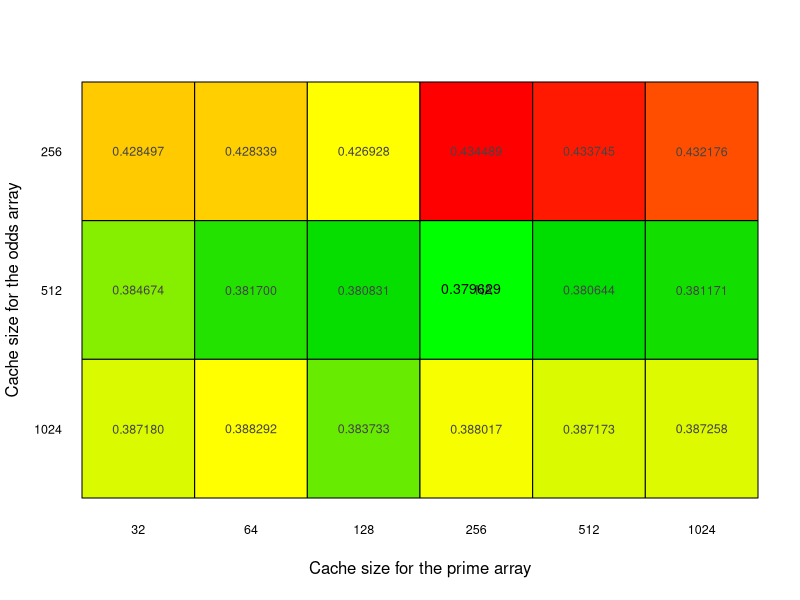

This chart was generated by the following R code:
library(data.table)
library(ggplot2)
library(reshape)
library(xtable)
library(plotrix)

data <- read.csv("cache.csv", header = F)
data <- data[,c(1,2,6)]
names(data) = c("CO","CP","Time")
data <- data.table(data)
data <- unique(data[, Time:=mean(Time), by=list(CO, CP)])

# legend_title = "Optimization"
# breaks = c("S0", "S1","S2","S3")
# labels = c("Baseline", "Remove evens", "Remove Bcast", "Reorder loops")
# 
# g = ggplot(data=data, aes(x=factor(Cores), y=Time, group=S, colour=S, shape=S)) +
#   geom_line(aes(linetype=S)) +
#   geom_point(size=2.5) +
#   labs(x="Number of processors", y="Time (sec)") +
#   scale_colour_discrete(name = legend_title, breaks = breaks, labels = labels) +
#   scale_shape_discrete(name = legend_title,  breaks = breaks, labels = labels) +
#   scale_linetype_discrete(name = legend_title, breaks = breaks, labels = labels)
# 
# pdf("plot2.pdf", width = 10.5, height = 7.5)
# plot(g)
# dev.off()

table = cast(data, CO ~ CP)
# names(table) = c("Cache", labels)
table[4,5] = NA
table = table[3:5,]
pdf("cache.pdf", width = 7, height = 5)
color2D.matplot(table[,2:ncol(table)], 
                show.values = 6,
                axes = F,
                xlab = "Cache size for the prime array",
                ylab = "Cache size for the odds array",
                vcex = 0.75,
                vcol = "#444444",
                yrev = T,
                na.color = "green",
                extremes = c("#00DD00","yellow", "red"))
axis(1, at = seq_len(ncol(table) - 1) - 0.5, labels = names(table)[2:ncol(table)], tick = FALSE, cex.axis = 0.75)
axis(2, at = seq_len(nrow(table)) - 0.5, labels = rev(table$CO), tick = FALSE, las = 1, cex.axis = 0.75)
textbox(c(3.15,4), 1.55, c("0.379629"), box = F, cex=.85, col="black")
dev.off()
# table = xtable(table, caption = "Comparing the different values of cache size for odds and prime arrays.", label = "tab:table3", align="cccccc")
# addtorow <- list()
# addtorow$pos <- list(0)
# addtorow$command <- c(paste0("\\textbf{Number of} & \\multicolumn{4}{c}{\\textbf{", legend_title,"}} \\\\\n \\textbf{Cores} & \\textbf{", paste0(labels, collapse = "} & \\textbf{"), "} \\\\\n"))
# print(table, include.rownames=F, add.to.row = addtorow, booktabs = T, include.colnames=F, file="tbl_table3.tex")
